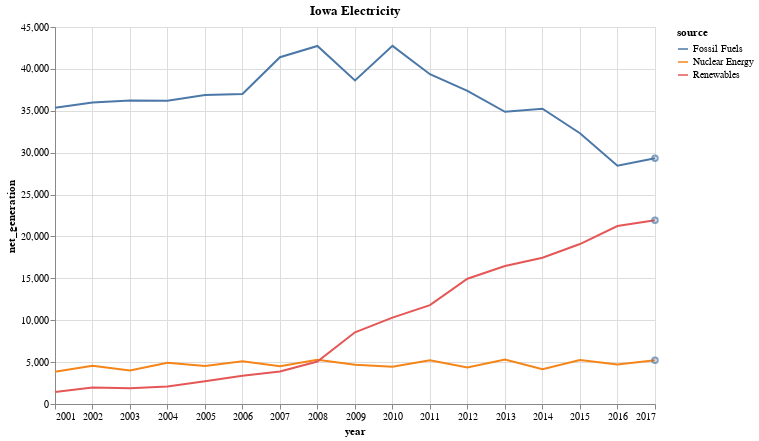

Here is the notebook cell this chart was saved with:
### Code cell
c + c2

### Figure 1 — Vega-Lite specification as saved in the notebook (floating-point values rounded to 4 significant figures)
{"config": {"view": {"continuousWidth": 400, "continuousHeight": 300}}, "layer": [{"data": {"name": "data-bb61008ba0c766c5601afa5323d12ad4"}, "mark": "line", "encoding": {"color": {"field": "source", "type": "nominal"}, "tooltip": [{"field": "year", "type": "temporal"}, {"field": "source", "type": "nominal"}, {"field": "net_generation", "type": "quantitative"}], "x": {"field": "year", "type": "temporal"}, "y": {"field": "net_generation", "type": "quantitative"}}, "height": 377, "title": "Iowa Electricity", "width": 600}, {"data": {"name": "data-ef86d10832ce20f409b6a77e630e264b"}, "mark": "point", "encoding": {"x": {"field": "year", "type": "temporal"}, "y": {"field": "net_generation", "type": "quantitative"}}}], "$schema": "https://vega.github.io/schema/vega-lite/v4.17.0.json", "datasets": {"data-bb61008ba0c766c5601afa5323d12ad4": [{"year": "2001-01-01T00:00:00", "source": "Fossil Fuels", "net_generation": 35361}, {"year": "2002-01-01T00:00:00", "source": "Fossil Fuels", "net_generation": 35991}, {"year": "2003-01-01T00:00:00", "source": "Fossil Fuels", "net_generation": 36234}, {"year": "2004-01-01T00:00:00", "source": "Fossil Fuels", "net_generation": 36205}, {"year": "2005-01-01T00:00:00", "source": "Fossil Fuels", "net_generation": 36883}, {"year": "2006-01-01T00:00:00", "source": "Fossil Fuels", "net_generation": 37014}, {"year": "2007-01-01T00:00:00", "source": "Fossil Fuels", "net_generation": 41389}, {"year": "2008-01-01T00:00:00", "source": "Fossil Fuels", "net_generation": 42734}, {"year": "2009-01-01T00:00:00", "source": "Fossil Fuels", "net_generation": 38620}, {"year": "2010-01-01T00:00:00", "source": "Fossil Fuels", "net_generation": 42750}, {"year": "2011-01-01T00:00:00", "source": "Fossil Fuels", "net_generation": 39361}, {"year": "2012-01-01T00:00:00", "source": "Fossil Fuels", "net_generation": 37379}, {"year": "2013-01-01T00:00:00", "source": "Fossil Fuels", "net_generation": 34873}, {"year": "2014-01-01T00:00:00", "source": "Fossil Fuels", "net_generation": 35250}, {"year": "2015-01-01T00:00:00", "source": "Fossil Fuels", "net_generation": 32319}, {"year": "2016-01-01T00:00:00", "source": "Fossil Fuels", "net_generation": 28437}, {"year": "2017-01-01T00:00:00", "source": "Fossil Fuels", "net_generation": 29329}, {"year": "2001-01-01T00:00:00", "source": "Nuclear Energy", "net_generation": 3853}, {"year": "2002-01-01T00:00:00", "source": "Nuclear Energy", "net_generation": 4574}, {"year": "2003-01-01T00:00:00", "source": "Nuclear Energy", "net_generation": 3988}, {"year": "2004-01-01T00:00:00", "source": "Nuclear Energy", "net_generation": 4929}, {"year": "2005-01-01T00:00:00", "source": "Nuclear Energy", "net_generation": 4538}, {"year": "2006-01-01T00:00:00", "source": "Nuclear Energy", "net_generation": 5095}, {"year": "2007-01-01T00:00:00", "source": "Nuclear Energy", "net_generation": 4519}, {"year": "2008-01-01T00:00:00", "source": "Nuclear Energy", "net_generation": 5282}, {"year": "2009-01-01T00:00:00", "source": "Nuclear Energy", "net_generation": 4679}, {"year": "2010-01-01T00:00:00", "source": "Nuclear Energy", "net_generation": 4451}, {"year": "2011-01-01T00:00:00", "source": "Nuclear Energy", "net_generation": 5215}, {"year": "2012-01-01T00:00:00", "source": "Nuclear Energy", "net_generation": 4347}, {"year": "2013-01-01T00:00:00", "source": "Nuclear Energy", "net_generation": 5321}, {"year": "2014-01-01T00:00:00", "source": "Nuclear Energy", "net_generation": 4152}, {"year": "2015-01-01T00:00:00", "source": "Nuclear Energy", "net_generation": 5243}, {"year": "2016-01-01T00:00:00", "source": "Nuclear Energy", "net_generation": 4703}, {"year": "2017-01-01T00:00:00", "source": "Nuclear Energy", "net_generation": 5214}, {"year": "2001-01-01T00:00:00", "source": "Renewables", "net_generation": 1437}, {"year": "2002-01-01T00:00:00", "source": "Renewables", "net_generation": 1963}, {"year": "2003-01-01T00:00:00", "source": "Renewables", "net_generation": 1885}, {"year": "2004-01-01T00:00:00", "source": "Renewables", "net_generation": 2102}, {"year": "2005-01-01T00:00:00", "source": "Renewables", "net_generation": 2724}, {"year": "2006-01-01T00:00:00", "source": "Renewables", "net_generation": 3364}, {"year": "2007-01-01T00:00:00", "source": "Renewables", "net_generation": 3870}, {"year": "2008-01-01T00:00:00", "source": "Renewables", "net_generation": 5070}, {"year": "2009-01-01T00:00:00", "source": "Renewables", "net_generation": 8560}, {"year": "2010-01-01T00:00:00", "source": "Renewables", "net_generation": 10308}, {"year": "2011-01-01T00:00:00", "source": "Renewables", "net_generation": 11795}, {"year": "2012-01-01T00:00:00", "source": "Renewables", "net_generation": 14949}, {"year": "2013-01-01T00:00:00", "source": "Renewables", "net_generation": 16476}, {"year": "2014-01-01T00:00:00", "source": "Renewables", "net_generation": 17452}, {"year": "2015-01-01T00:00:00", "source": "Renewables", "net_generation": 19091}, {"year": "2016-01-01T00:00:00", "source": "Renewables", "net_generation": 21241}, {"year": "2017-01-01T00:00:00", "source": "Renewables", "net_generation": 21933}], "data-ef86d10832ce20f409b6a77e630e264b": [{"year": "2017-01-01T00:00:00", "source": "Fossil Fuels", "net_generation": 29329}, {"year": "2017-01-01T00:00:00", "source": "Nuclear Energy", "net_generation": 5214}, {"year": "2017-01-01T00:00:00", "source": "Renewables", "net_generation": 21933}]}}
